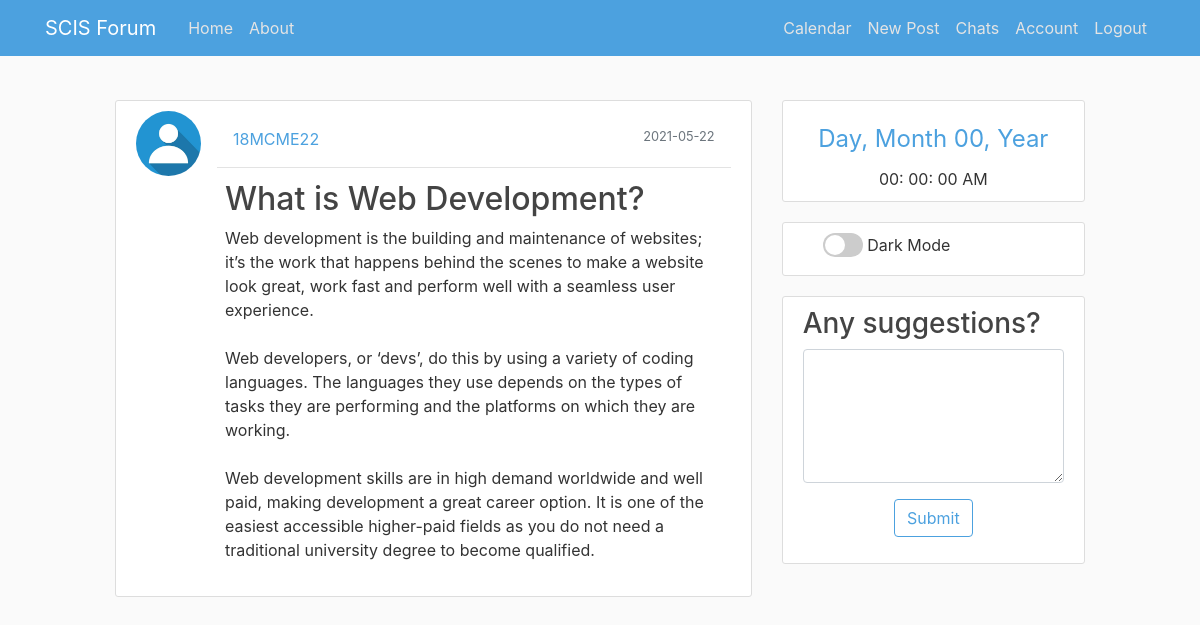
Page /post/7 (signed in) on the committed database.
### scisforum/models.py (models this page shows, shortened)
class User(db.Model, UserMixin):
    id = db.Column(db.Integer, primary_key=True)
    username = db.Column(db.String(20), unique=True, nullable=False)
    email = db.Column(db.String(120), unique=True, nullable=False)
    image_file = db.Column(db.String(20), nullable=False, default='default.jpg')
    face_access = db.Column(db.Boolean, nullable=True, default=False)
    encoding_file = db.Column(db.String(20), nullable=True)
    password = db.Column(db.String(60), nullable=False)
    access = db.Column(db.Boolean, nullable=False, default=False)
    posts = db.relationship('Post', backref='author', lazy=True)

class Post(db.Model):
    id = db.Column(db.Integer, primary_key=True)
    title = db.Column(db.String(100), nullable=False)
    date_posted = db.Column(db.DateTime, nullable=False, default=datetime.utcnow)
    content = db.Column(db.Text, nullable=False)
    user_id = db.Column(db.Integer, db.ForeignKey('user.id'), nullable=False)

### scisforum/posts/routes.py (the view)
@posts.route("/post/<int:post_id>")
@login_required
def post(post_id):
    post = Post.query.get_or_404(post_id)
    return render_template('post.html', title=post.title, post=post)

### scisforum/models.py (called while the page is built)
@login_manager.user_loader
def load_user(user_id):
    return User.query.get(int(user_id))

### scisforum/templates/post.html (shortened to what this page needs)
{% extends "base.html" %}
{% block content %}
  <article class="media content-section">
    <img class="rounded-circle article-img" src="{{ url_for('static', filename='profile_pics/' + post.author.image_file) }}">
    <div class="media-body">
      <div class="article-metadata d-flex justify-content-between p-3">
        <a class="mr-2 link-color" href="{{ url_for('users.user_posts', username=post.author.username) }}">{{ post.author.username }}</a>
        <small class="text-muted">{{ post.date_posted.strftime('%Y-%m-%d') }}</small>
      </div>
      <div class="p-2 text-wrap">
        <h2 class="article-title">{{ post.title }}</h2>
        <p class="article-content text-break">{{ post.content }}</p>
      </div>
    </div>
  </article>
{% endblock content %}

### scisforum/templates/base.html (shortened to what this page needs)
<!DOCTYPE html>
<html>
<head>
  <link rel="stylesheet" href="https://cdn.jsdelivr.net/npm/bootstrap@4.6.0/dist/css/bootstrap.min.css"
>
  <link rel="stylesheet" type="text/css" href="{{ url_for('static', filename='dark-mode.css') }}">
  <link rel="stylesheet" type="text/css" href="{{ url_for('static', filename='main.css') }}">
</head>
<body onload="init_clock()">
  <header class="site-header">
    <nav class="navbar navbar-expand-md navbar-dark bg-steel fixed-top">
      <div class="container">
        <a class="navbar-brand mr-4 dark-heading" href="/">SCIS Forum</a>
        <div class="collapse navbar-collapse" id="navbarToggle">
          <div class="navbar-nav mr-auto">
            <a class="nav-item nav-link" href="{{ url_for('main.home') }}">Home</a>
            <a class="nav-item nav-link" href="{{ url_for('main.about') }}">About</a>
          </div>
          <div class="navbar-nav">
            {% if current_user.is_authenticated %}
            <a class="nav-item nav-link" href="{{ url_for('calendar.calendar_view') }}">Calendar</a>
            <a class="nav-item nav-link" href="{{ url_for('posts.new_post') }}">New Post</a>
            <a class="nav-item nav-link" href="{{ url_for('chats.chatting', username=current_user.username)}}">Chats</a>
            <a class="nav-item nav-link" href="{{ url_for('users.account') }}">Account</a>
            <a class="nav-item nav-link" href="{{ url_for('users.logout') }}">Logout</a>
            {% else %}
            <a class="nav-item nav-link" href="{{ url_for('users.login') }}">Login</a>
            <a class="nav-item nav-link" href="{{ url_for('users.register') }}">Register</a>
            {% endif %}
          </div>
        </div>
      </div>
    </nav>
  </header>
  <main role="main" class="container">
    <div class="row">
      <div class="col-md-8">
        {% block content %}{% endblock %}
      </div>
      <div class="col-md-4">
        <div class="content-section">
          <div class="datetime text-center">
            <div class="date">
              <span id="dayname">Day</span>,
              <span id="month">Month</span>
              <span id="daynum">00</span>,
              <span id="year">Year</span>
            </div>
            <div class="time">
              <span id="hour">00</span>:
              <span id="minutes">00</span>:
              <span id="seconds">00</span>
              <span id="period">AM</span>
            </div>
          </div>
        </div>
        <div class="content-section">
          <div class="form-check">
            <label class="switch">
              <span class="slider round"></span>
            </label>
            <label>Dark Mode</label>
          </div>
        </div>
        {% if current_user.is_authenticated %}
        <div class="content-section">
          <h3>Any suggestions?</h3>
          <form action="{{ url_for('main.contact') }}" method="POST" onsubmit="validate_contact()" id="contact_form">
            <div class="mb-3">
              <textarea class="form-control" name="message" id="message" rows="5" required></textarea>
            </div>
            <div class="mb-3 text-center">
              <button type="submit" class="btn button-outline">Submit</button>
            </div>
          </form>
        </div>
        {% endif %}
      </div>
    </div>
  </main>
</body>
</html>

### scisforum/static/main.css (style rules this page uses)
body { background: #fafafa; color: #333333; padding: 100px; }
h1, h2, h3, h4, h5, h6 { color: #444444; }
.bg-steel { background-color: #4ca1df; }
.site-header .navbar-nav .nav-link { color: #e4e4e4; }
.content-section { background: #ffffff; padding: 10px 20px; border: 1px solid #dddddd; border-radius: 3px; margin-bottom: 20px; }
.article-title { color: #444444; }
.article-content { white-space: pre-line; }
.article-img { height: 65px; width: 65px; margin-right: 16px; }
.article-metadata { padding-bottom: 1px; margin-bottom: 4px; border-bottom: 1px solid #e3e3e3; }
.link-color { color: #4ca1df; }
.button-outline { background-color: white; color: #4ca1df; border: 1px solid #4ca1df; }
textarea { height: 500px; }
.date { color: #4ca1df; font-size: x-large; padding: 10px; }
.switch { position: relative; display: inline-block; width: 40px; height: 24px; }
.slider { position: absolute; cursor: pointer; top: 0; left: 0; right: 0; bottom: 0; background-color: #ccc; -webkit-transition: .2s; transition: .2s; }
.slider:before { position: absolute; content: ""; height: 20px; width: 20px; left: 2px; bottom: 2px; background-color: white; -webkit-transition: .2s; transition: .2s; }
.slider.round { border-radius: 30px; }
.slider.round:before { border-radius: 50%; }

### rows in the picture
User: image_file (placeholder picture), author.username "18MCME22"
Post: date_posted "2021-05-22", title "What is Web Development?", content "Web development is the building and maintenance of websites; it’s the work that happens behind the scenes to make a website look great, work fast and perform well with a seamless user experience. Web developers, or ‘devs’, do this by using a variety of coding languages. The languages they use depends on the types of tasks they are performing and the platforms on which they are working. Web development skills are in high demand worldwide and well paid, making development a great career option. It is one of the easiest accessible higher-paid fields as you do not need a traditional university degree to become qualified."
